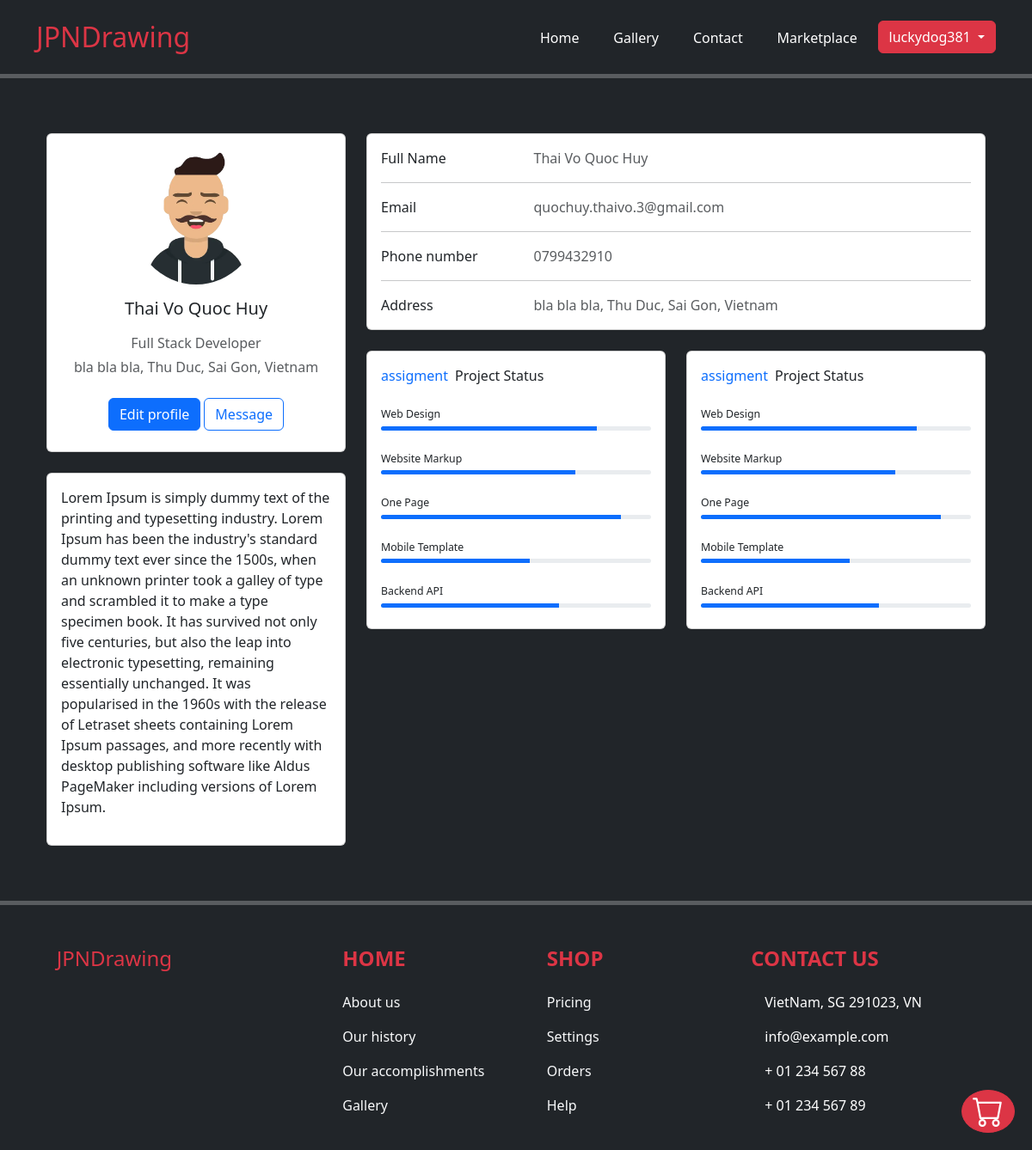
The app's page /profile (signed in) with its own data.
### exe201/models.py (models this page shows, shortened)
class User(db.Model, UserMixin):
    id = db.Column(db.Integer(), primary_key = True)
    username = db.Column(db.String(length=30), nullable = False, unique = True)
    password_hash = db.Column(db.String(length=60), nullable = False)
    @property
    def password(self):
        return self.password

class Profile(db.Model):
    id = db.Column(db.Integer(), primary_key = True)
    fullname = db.Column(db.String(length = 30), nullable = True)
    image_link = db.Column(db.String(length = 300), nullable = True, default = '/profile_pic/default.webp')
    email_address = db.Column(db.String(length = 50), nullable = True, unique = True)
    phone_number = db.Column(db.String(length = 10), nullable = True, unique = True)
    address = db.Column(db.String(length = 100), nullable = True)
    city = db.Column(db.String(length = 30), nullable = True)
    state = db.Column(db.String(length = 30), nullable = True)
    zipcode = db.Column(db.String(length = 5), nullable = True)
    country = db.Column(db.String(length = 30), nullable = True)
    about_me = db.Column(db.String(length = 1000), nullable = True)
    user_id = db.Column(db.Integer(), db.ForeignKey('user.id'))
    product = db.relationship('Product', backref='owned_user', lazy=True)

### exe201/routes.py (the view)
@app.route('/profile')
@login_required
def profile_page():
    user_profile = Profile.query.filter_by(user_id=current_user.id).first()
    return render_template('profile.html', user_profile = user_profile)

### exe201/models.py (called while the page is built)
@login_manager.user_loader
def load_user(user_id):
    return User.query.get(int(user_id))

### exe201/templates/profile.html (shortened to what this page needs)
{% extends 'base.html' %}
{% block body %}
<div class="container">
    <div class="container py-5">
        <div class="row">
            <div class="col-lg-4">
                <div class="card mb-4">
                    <div class="card-body text-center">
                        <img src="{{ url_for('static', filename=user_profile.image_link) }}"
                            alt="avatar" class="rounded-circle img-fluid" style="width: 150px;">
                        <h5 class="my-3">{{ user_profile.fullname }}</h5>
                        <p class="text-muted mb-1">Full Stack Developer</p>
                        <p class="text-muted mb-4">{{ user_profile.address }}, {{ user_profile.state }}, {{ user_profile.city }}, {{ user_profile.country }}</p>
                        <div class="d-flex justify-content-center mb-2">
                            <a type="button" class="btn btn-primary" href="{{ url_for('edit_page')}}">Edit profile</a>
                            <button type="button" class="btn btn-outline-primary ms-1">Message</button>
                        </div>
                    </div>
                </div>
                <div class="card mb-4 mb-lg-0">
                    <div class="card-body p-0">
                        <p class="p-3">
                            {{ user_profile.about_me }}
                        </p>
                    </div>
                </div>
            </div>
            <div class="col-lg-8">
                <div class="card mb-4">
                    <div class="card-body">
                        <div class="row">
                            <div class="col-sm-3">
                                <p class="mb-0">Full Name</p>
                            </div>
                            <div class="col-sm-9">
                                <p class="text-muted mb-0">{{ user_profile.fullname }}</p>
                            </div>
                        </div>
                        <hr>
                        <div class="row">
                            <div class="col-sm-3">
                                <p class="mb-0">Email</p>
                            </div>
                            <div class="col-sm-9">
                                <p class="text-muted mb-0">{{ user_profile.email_address }}</p>
                            </div>
                        </div>
                        <hr>
                        <div class="row">
                            <div class="col-sm-3">
                                <p class="mb-0">Phone number</p>
                            </div>
                            <div class="col-sm-9">
                                <p class="text-muted mb-0">{{ user_profile.phone_number }}</p>
                            </div>
                        </div>
                        <hr>
                        <div class="row">
                            <div class="col-sm-3">
                                <p class="mb-0">Address</p>
                            </div>
                            <div class="col-sm-9">
                                <p class="text-muted mb-0">{{ user_profile.address }}, {{ user_profile.state }}, {{ user_profile.city }}, {{ user_profile.country }}</p>
                            </div>
                        </div>
                    </div>
                </div>
                <div class="row">
                    <div class="col-md-6">
                        <div class="card mb-4 mb-md-0">
                            <div class="card-body">
                                <p class="mb-4"><span class="text-primary font-italic me-1">assigment</span> Project
                                    Status
                                </p>
                                <p class="mb-1" style="font-size: .77rem;">Web Design</p>
                                <div class="progress rounded" style="height: 5px;">
                                    <div class="progress-bar" role="progressbar" style="width: 80%" aria-valuenow="80"
                                        aria-valuemin="0" aria-valuemax="100"></div>
                                </div>
                                <p class="mt-4 mb-1" style="font-size: .77rem;">Website Markup</p>
                                <div class="progress rounded" style="height: 5px;">
                                    <div class="progress-bar" role="progressbar" style="width: 72%" aria-valuenow="72"
                                        aria-valuemin="0" aria-valuemax="100"></div>
                                </div>
                                <p class="mt-4 mb-1" style="font-size: .77rem;">One Page</p>
                                <div class="progress rounded" style="height: 5px;">
                                    <div class="progress-bar" role="progressbar" style="width: 89%" aria-valuenow="89"
                                        aria-valuemin="0" aria-valuemax="100"></div>
                                </div>
                                <p class="mt-4 mb-1" style="font-size: .77rem;">Mobile Template</p>
                                <div class="progress rounded" style="height: 5px;">
                                    <div class="progress-bar" role="progressbar" style="width: 55%" aria-valuenow="55"
                                        aria-valuemin="0" aria-valuemax="100"></div>
                                </div>
                                <p class="mt-4 mb-1" style="font-size: .77rem;">Backend API</p>
                                <div class="progress rounded mb-2" style="height: 5px;">
                                    <div class="progress-bar" role="progressbar" style="width: 66%" aria-valuenow="66"
                                        aria-valuemin="0" aria-valuemax="100"></div>
                                </div>
                            </div>
                        </div>
                    </div>
                    <div class="col-md-6">
                        <div class="card mb-4 mb-md-0">
                            <div class="card-body">
                                <p class="mb-4"><span class="text-primary font-italic me-1">assigment</span> Project
                                    Status
                                </p>
                                <p class="mb-1" style="font-size: .77rem;">Web Design</p>
                                <div class="progress rounded" style="height: 5px;">
                                    <div class="progress-bar" role="progressbar" style="width: 80%" aria-valuenow="80"
                                        aria-valuemin="0" aria-valuemax="100"></div>
                                </div>
                                <p class="mt-4 mb-1" style="font-size: .77rem;">Website Markup</p>
                                <div class="progress rounded" style="height: 5px;">
                                    <div class="progress-bar" role="progressbar" style="width: 72%" aria-valuenow="72"
                                        aria-valuemin="0" aria-valuemax="100"></div>
                                </div>
                                <p class="mt-4 mb-1" style="font-size: .77rem;">One Page</p>
                                <div class="progress rounded" style="height: 5px;">
                                    <div class="progress-bar" role="progressbar" style="width: 89%" aria-valuenow="89"
                                        aria-valuemin="0" aria-valuemax="100"></div>
                                </div>
                                <p class="mt-4 mb-1" style="font-size: .77rem;">Mobile Template</p>
                                <div class="progress rounded" style="height: 5px;">
                                    <div class="progress-bar" role="progressbar" style="width: 55%" aria-valuenow="55"
                                        aria-valuemin="0" aria-valuemax="100"></div>
                                </div>
                                <p class="mt-4 mb-1" style="font-size: .77rem;">Backend API</p>
                                <div class="progress rounded mb-2" style="height: 5px;">
                                    <div class="progress-bar" role="progressbar" style="width: 66%" aria-valuenow="66"
                                        aria-valuemin="0" aria-valuemax="100"></div>
                                </div>
                            </div>
                        </div>
                    </div>
                </div>
            </div>
        </div>
    </div>
</div>
{% endblock %}

### exe201/templates/base.html (shortened to what this page needs)
<!doctype html>
<html lang="en">
<head>
  <link href="https://cdn.jsdelivr.net/npm/bootstrap@5.3.0-alpha3/dist/css/bootstrap.min.css" rel="stylesheet"
>
</head>
<body class="bg-dark" style="padding-top: 2%; color: white">
  <div class="container">
    <div class="row align-items-start">
      <div class="col">
        <h2 class="text_left text-danger">JPNDrawing</h2>
      </div>
      <div class="col">
        <ul class="nav justify-content-between navbar-light">
          <li class="nav-item">
            <a class="nav-link active" aria-current="page" style="color:white !important"
              href="{{ url_for('home_page') }}">Home</a>
          </li>
          <li class="nav-item">
            <a class="nav-link" style="color:white !important" href="#">Gallery</a>
          </li>
          <li class="nav-item">
            <a class="nav-link" style="color:white !important" href="{{ url_for('contact_info') }}">Contact</a>
          </li>
          {% if current_user.is_authenticated %}
          <li class="nav-item">
            <a class="nav-link" style="color:white !important" href="{{ url_for('marketplace_page') }}">Marketplace</a>
          </li>
          <div class="dropdown">
            <a class="btn btn-danger dropdown-toggle" href="#" role="button" id="dropdownMenuLink"
              data-bs-toggle="dropdown" aria-expanded="false">
              {{ current_user.username }}
            </a>
          </div>
          {% endif %}
        </ul>
      </div>
    </div>
  </div>
  <hr style="border-top: 5px solid white;">
  {% block body %}
  {% endblock %}
  <hr style="border-top: 5px solid white;">
  {% if current_user.is_authenticated %}
  <a class="btn btn-danger rounded-circle position-fixed" style="bottom: 20px; right: 20px;" href="{{ url_for('cart_page') }}">
  </a>
  {% endif %}
  <footer class="text-center text-lg-start text-white position: relative min-height: 100vh">
    <section class="">
      <div class="container text-center text-md-start mt-5">
        <div class="row mt-3">
          <div class="col-md-3 col-lg-4 col-xl-3 mx-auto mb-4">
            <h4 class="mb-4 text-danger">
              JPNDrawing
            </h4>
          </div>
          <div class="col-md-3 col-lg-2 col-xl-2 mx-auto mb-4">
            <h4 class="text-uppercase fw-bold mb-4 text-danger">
              Home
            </h4>
            <p>
              <a href="#!" class="text-decoration-none text-light">About us</a>
            </p>
            <p>
              <a href="#!" class="text-decoration-none text-light">Our history</a>
            </p>
            <p>
              <a href="#!" class="text-decoration-none text-light">Our accomplishments</a>
            </p>
            <p>
              <a href="#!" class="text-decoration-none text-light">Gallery</a>
            </p>
          </div>
          <div class="col-md-3 col-lg-2 col-xl-2 mx-auto mb-4">
            <h4 class="text-uppercase fw-bold mb-4 text-danger">
              Shop
            </h4>
            <p>
              <a href="#!" class="text-decoration-none text-light">Pricing</a>
            </p>
            <p>
              <a href="#!" class="text-decoration-none text-light">Settings</a>
            </p>
            <p>
              <a href="#!" class="text-decoration-none text-light">Orders</a>
            </p>
            <p>
              <a href="#!" class="text-decoration-none text-light">Help</a>
            </p>
          </div>
          <div class="col-md-4 col-lg-3 col-xl-3 mx-auto mb-md-0 mb-4">
            <h4 class="text-uppercase fw-bold mb-4 text-danger">Contact us</h4>
            <p> VietNam, SG 291023, VN</p>
            <p>
              info@example.com
            </p>
            <p> + 01 234 567 88</p>
            <p> + 01 234 567 89</p>
          </div>
        </div>
      </div>
    </section>
  </footer>
</html>

### records on screen
User: username "luckydog381"
Profile: image_link (placeholder picture), fullname "Thai Vo Quoc Huy", address "bla bla bla", state "Thu Duc", city "Sai Gon", country "Vietnam", about_me "Lorem Ipsum is simply dummy text of the printing and typesetting industry. Lorem Ipsum has been the industry's standard dummy text ever since the 1500s, when an unknown printer took a galley of type and scrambled it to make a type specimen book. It has survived not only five centuries, but also the leap into electronic typesetting, remaining essentially unchanged. It was popularised in the 1960s with the release of Letraset sheets containing Lorem Ipsum passages, and more recently with desktop publishing software like Aldus PageMaker including versions of Lorem Ipsum.", email_address "quochuy.thaivo.3@gmail.com", phone_number "0799432910"
